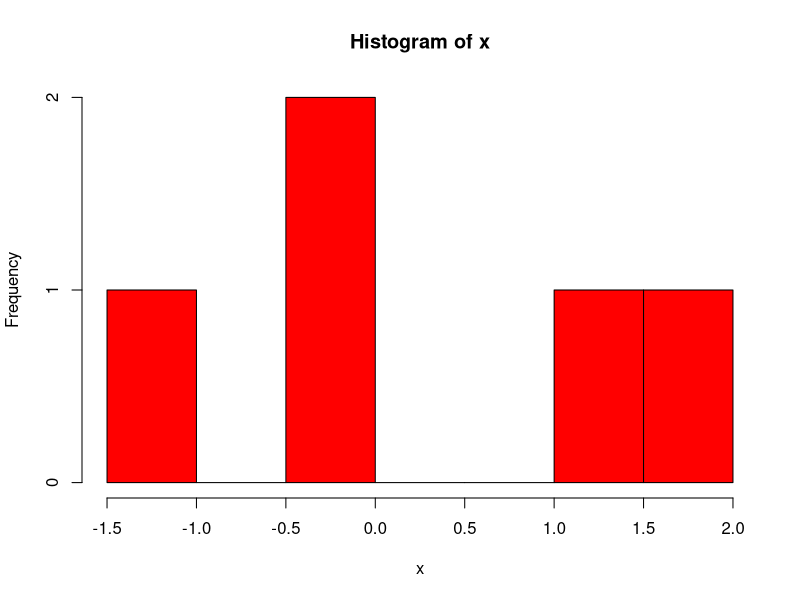

The R script that drew this image:
#!/usr/bin/Rscript
x <- rnorm(5,1,1)
png(filename="/var/www/html/duarcon/sistema/R/testa.png", width=500, height=500)
hist(x, col="red")
dev.off()
